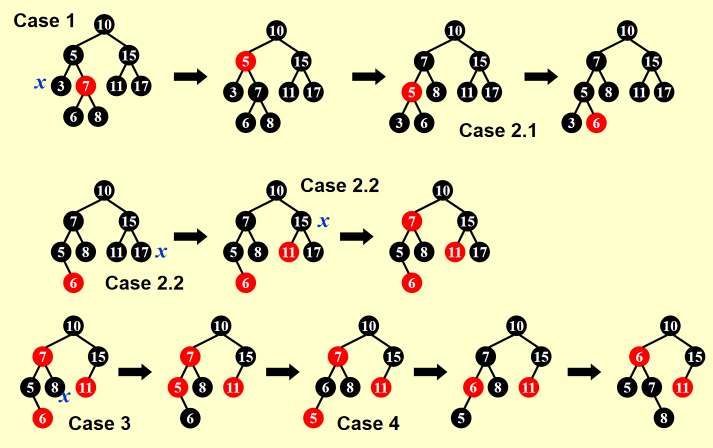
#> input picture assets/ads_rb_delete_example.png, 1426 x 896 px, given in place of 1.png, which was not available (shown at 1/2 size)
$ python image_process.py ../../../assets/ads_rb_delete_example.png
#> lines starting #> are read from the running program, lines starting #| are printed output that depends on the picture; pictures that were not available may be replaced by others from this repository, and a replacement may not be noted
import os
import cv2
import numpy as np
from PIL import Image
from PIL import ImageFilter
from PIL import ImageEnhance


def impath_add_suffix(impath, out_suffix, out_dir=None, format="jpg"):
    src_dir, src = os.path.split(impath)
    name, ext = os.path.splitext(src)
    if out_dir == None:
        out_dir = src_dir
    if out_dir[-1] != "/":
        out_dir = out_dir + "/"
    return out_dir + name + out_suffix + "." + format

def get_paths(prefix, name, suffix, out_suffix=""):
    impath = prefix + name + suffix
    outpath = impath_add_suffix(impath, out_suffix)
    return impath, outpath

def scale_image(src, factor):
    interpolation = cv2.INTER_AREA if factor < 1 \
        else cv2.INTER_CUBIC
    im = cv2.resize(src, None, fx=factor, fy=factor,
                    interpolation=interpolation)
    return im

def enhance_color(src, factor):
    im = Image.fromarray(src)
    enh_col = ImageEnhance.Color(im)
    im = enh_col.enhance(factor)
    return np.array(im)

def enhance_contrast(src, factor):
    im = Image.fromarray(src)
    enh_con = ImageEnhance.Contrast(im)
    im = enh_con.enhance(factor)
    return np.array(im)

def enhance_sharpness(src, factor):
    im = Image.fromarray(src)
    enh_sha = ImageEnhance.Sharpness(im)
    im = enh_sha.enhance(factor)
    return np.array(im)

def gaussian_blur(src, sigma):
    return cv2.GaussianBlur(src, None, sigma)

def remove_background(src, threshold):
    im = np.full(src.shape, [255, 255, 255])
    mask = src < [threshold, threshold, threshold]
    np.copyto(im, src, where=mask)
    return im

def clear_background(src, threshold):
    h, w = src.shape[:2]
    bg_colors = []
    for y in range(0, h, h // 10):
        for x in range(0, w, w // 10):
            bg_colors.append(src[y, x])
    bg_color = max(bg_colors, key=(lambda x : sum(x)))

    im = np.full(src.shape, bg_color)
    mask = src < [threshold, threshold, threshold]
    np.copyto(im, src, where=mask)
    return im

def change_line_space(src, factor):
    h, w = src.shape[:2]
    bg_colors = []
    for y in range(0, h, h // 10):
        for x in range(0, w, w // 10):
            bg_colors.append(src[y, x])
    bg_color = max(bg_colors, key=(lambda x : sum(x)))

    bg = np.full((1, w, 3), bg_color)
    im = bg
    n = 0
    for y in range(h):
        line = src[y, :, :]
        if ((line <= cv2.add(bg, 5)).all()
        and (line >= cv2.subtract(bg, 5)).all()):
            if n >= 0:
                n += 1
            else:
                im = np.concatenate((im, src[y + n:y, :, :]), axis=0)
                n = 0
        else:
            if n < 0:
                n -= 1
            else:
                interval_h = int(np.ceil(factor * n))
                interval = np.full((interval_h, w, 3), bg_color)
                im = np.concatenate((im, interval), axis=0)
                n = -1
    if n >= 3:
        interval_h = int(np.floor(factor * n))
        interval = np.full((interval_h, w, 3), bg_color)
        im = np.concatenate((im, interval), axis=0)
    elif n < 0:
        im = np.concatenate((im, src[y + n:y, :, :]), axis=0)
    return im

def image_process(impath, outpath, argv):
#> called with impath = 'C:/Users/hrzhe/Pictures/Calculus/1.png', outpath = 'C:/Users/hrzhe/Pictures/Calculus/1_.jpg'
    im = cv2.imread(impath)
#> im is the input picture: shape (896, 1426, 3); mean B, G, R 182.4, 227, 232.4
    if im is None:
        raise FileNotFoundError(impath)

    operations = argv.split()
    for operation in operations:
        func, colon, arg = operation.partition(":")
        arg = float(arg)
        if func == "si":
            im = scale_image(im, arg)
        elif func == "col":
            im = enhance_color(im, arg)
        elif func == "con":
            im = enhance_contrast(im, arg)
        elif func == "sha":
            im = enhance_sharpness(im, arg)
        elif func == "rbg":
            im = remove_background(im, arg)
        elif func == "cbg":
            im = clear_background(im, arg)
        elif func == "cls":
            im = change_line_space(im, arg)
        elif func == "gau":
            im = gaussian_blur(im, arg)
        print(operation, end=" ")
#> this loop made 9 passes
#> pass 1, in scale_image, `im = cv2.resize(src, None, fx=factor, fy=factor, interpolation=interpo..`:
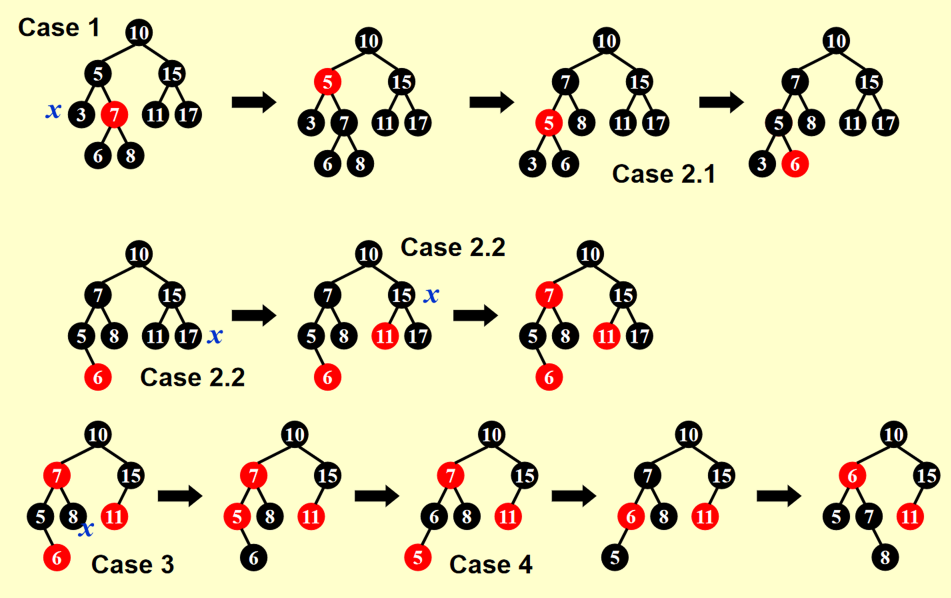
#> im: shape (1792, 2852, 3) (shown at 1/3 size); mean B, G, R 182.5, 227.1, 232.4
#> pass 2, in enhance_sharpness, `im = enh_sha.enhance(factor)`:
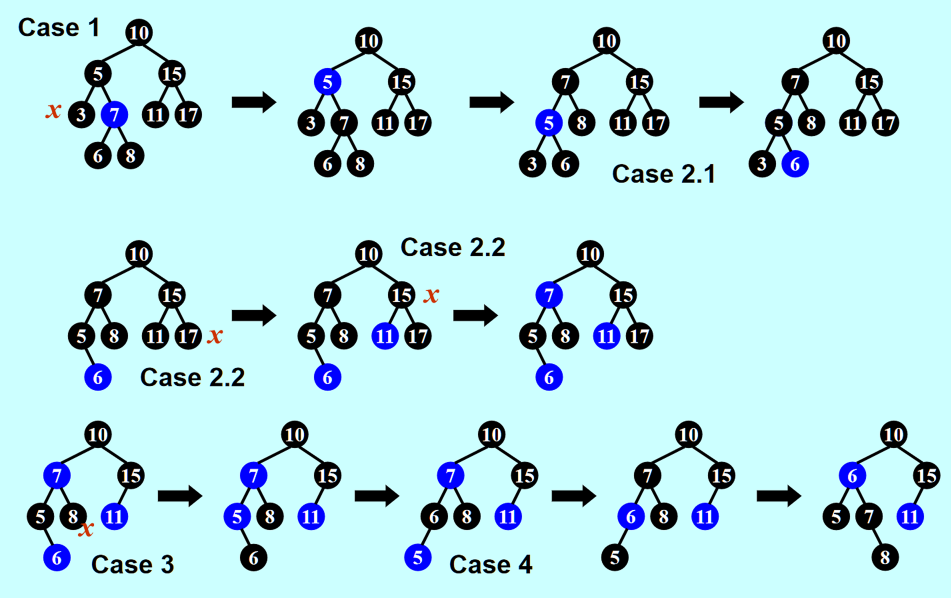
#> im: PIL image 2852x1792 RGB (shown at 1/3 size); mean R, G, B 182.6, 227.1, 232.4
#> after the loop, im = 2852 rows, first 8: [255, 255, 255], [255, 255, 255], [255, 255, 255], [255, 255, 255], [255, 255, 255], [255, 255, 255], [255, 255, 255], [255, 255, 255]

    print("--", os.path.split(outpath)[1], "is generated.")
    cv2.imwrite(outpath, im)


rm_stains = " si:2 sha:2 rbg:200 gau:0.5 si:0.5"
bolder = " sha:2 con:1.2"
clearer = " si:2 sha:2 con:1.2 cbg:220 gau:0.7 con:1.2"


src_dir = "C:/Users/hrzhe/Pictures/Calculus/"
argv = clearer + bolder + " cls:0.3"
out_suffix = argv.replace(":", "").replace(".", "")
out_suffix = "_"
# l = os.listdir(src_dir)
l = [1]

for i in l:
    impath, outpath = get_paths(src_dir, str(i), ".jpg", out_suffix)
    impath, outpath = get_paths(src_dir, str(i), ".png", out_suffix)
    image_process(impath, outpath, argv)

$ run again, on assets/ads_rb_insert.png
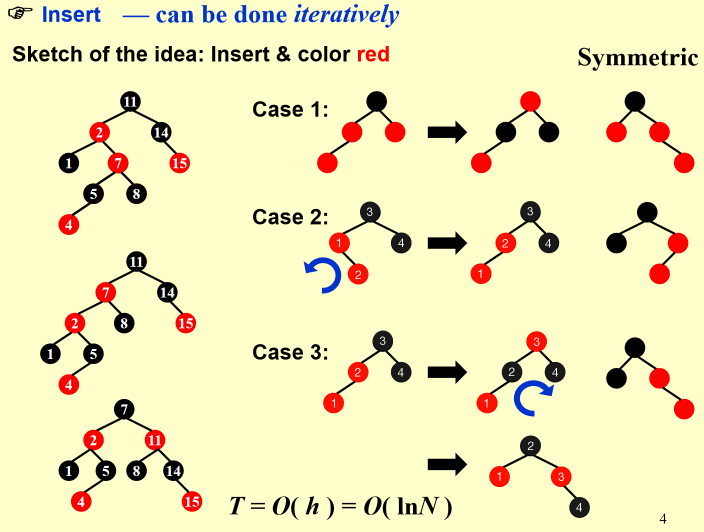
#> input picture assets/ads_rb_insert.png, 1408 x 1064 px, given in place of 1.png, which was not available (shown at 1/2 size)
#> in image_process, im is the input picture: shape (1064, 1408, 3); mean B, G, R 187.7, 233, 240
#> the loop in image_process, `for operation in operations:` made 9 passes
#> pass 1, in scale_image, `im = cv2.resize(src, None, fx=factor, fy=factor, interpolation=interpo..`:
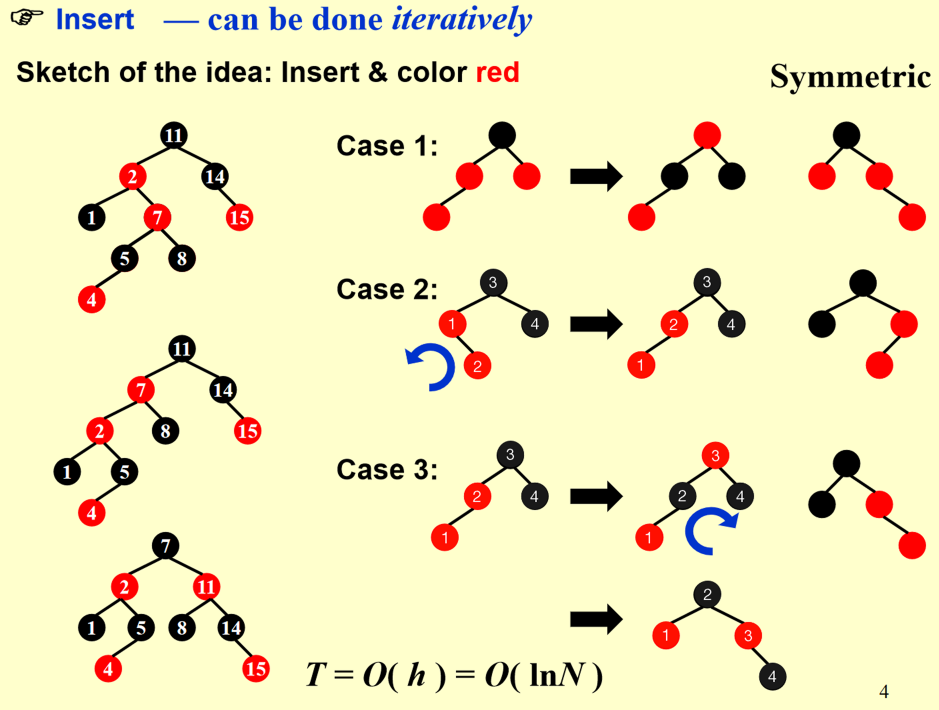
#> im: shape (2128, 2816, 3) (shown at 1/3 size); mean B, G, R 187.8, 233, 240
#> pass 2, in enhance_sharpness, `im = enh_sha.enhance(factor)`:
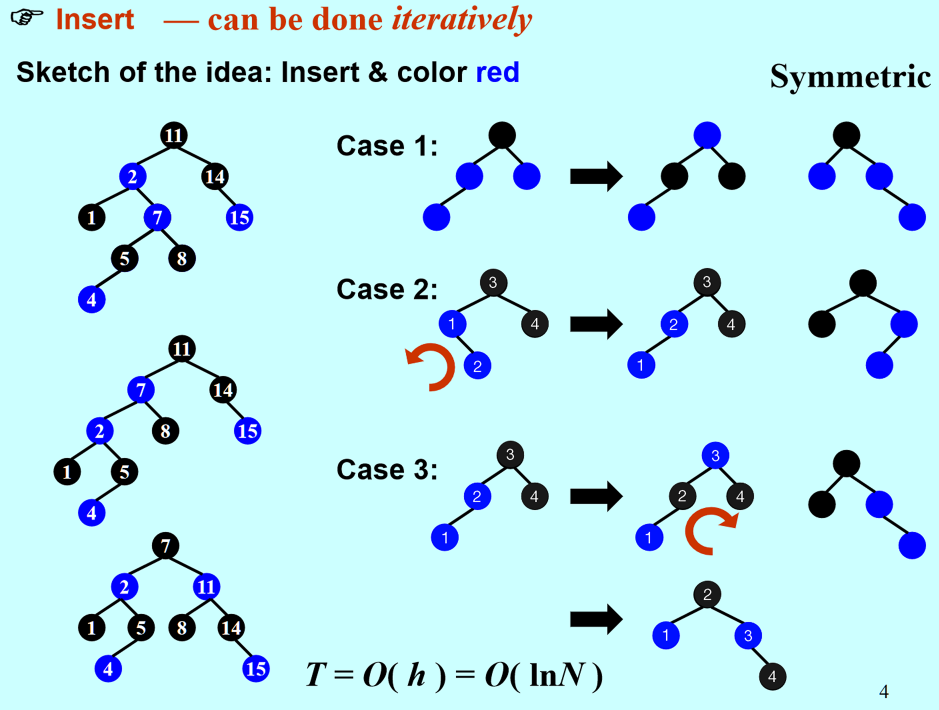
#> im: PIL image 2816x2128 RGB (shown at 1/3 size); mean R, G, B 187.9, 233, 240
#> after the loop in image_process, `for operation in operations:`: im = 2816 rows, first 8: [255, 255, 255], [255, 255, 255], [255, 255, 255], [255, 255, 255], [255, 255, 255], [255, 255, 255], [255, 255, 255], [255, 255, 255]

$ run again, on assets/ads_splay_analysis.png
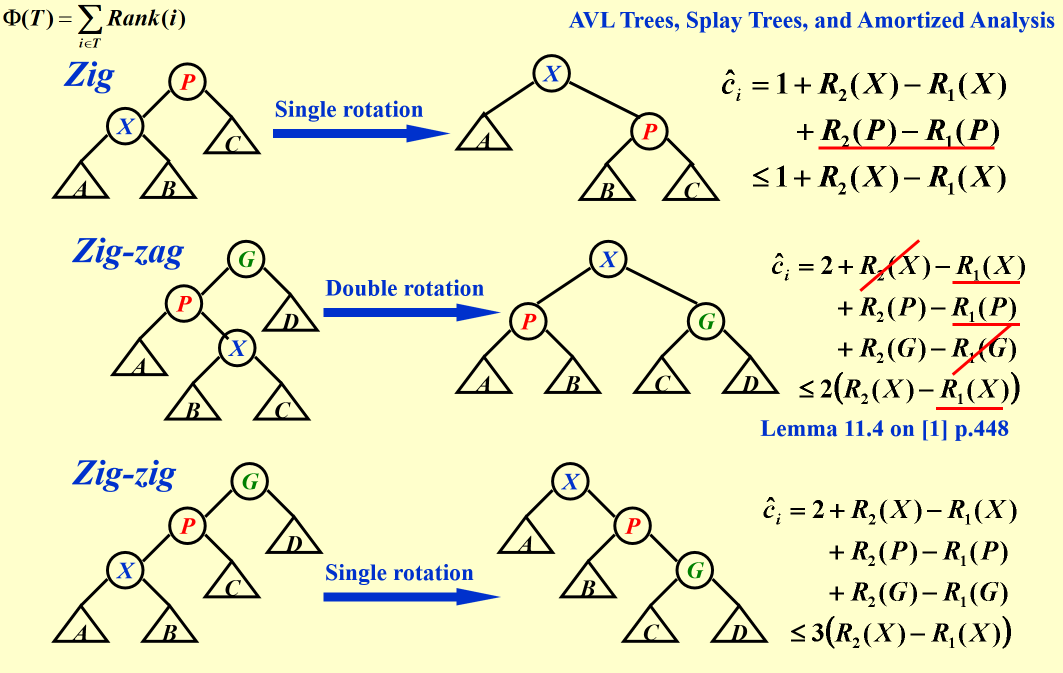
#> input picture assets/ads_splay_analysis.png, 2125 x 1346 px, given in place of 1.png, which was not available (shown at 1/2 size)
#> in image_process, im is the input picture: shape (1346, 2125, 3); mean B, G, R 193.7, 238.1, 237.8
#> the loop in image_process, `for operation in operations:` made 9 passes
#> pass 2, in enhance_sharpness, `im = enh_sha.enhance(factor)`:
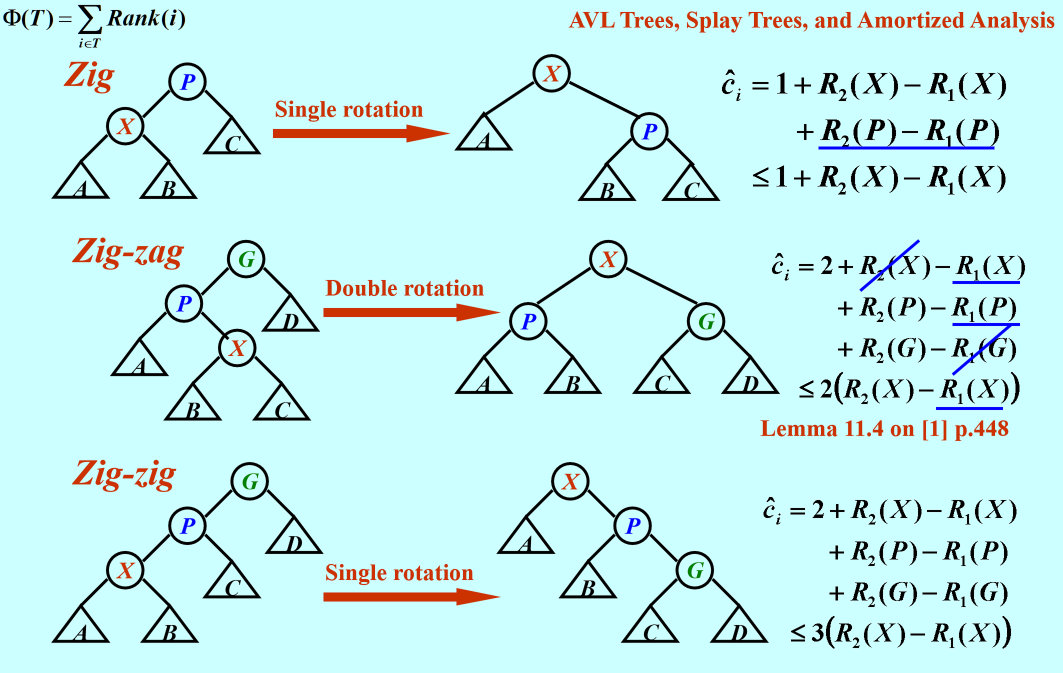
#> im: PIL image 4250x2692 RGB (shown at 1/4 size); mean R, G, B 194, 238, 237.8
